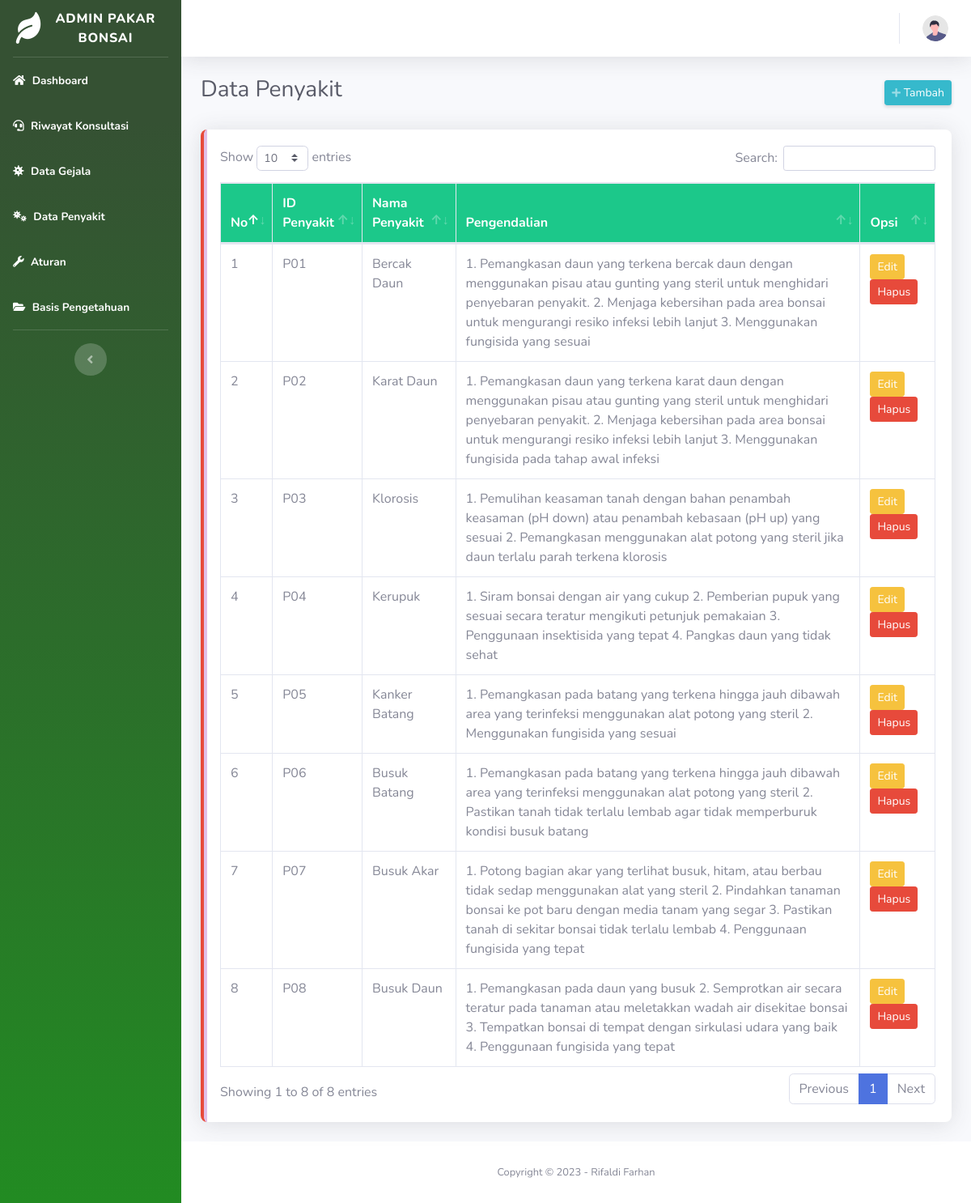
Screenshot of /Admin/Penyakit (signed in) with the database file from the repository.
### tables this page shows
CREATE TABLE `penyakit` (
  `id_penyakit` varchar(10) NOT NULL,
  `nama_penyakit` varchar(100) NOT NULL,
  `pengendalian` text NOT NULL
);

### application/modules/Admin/controllers/Penyakit.php (called while the page is built, shortened)
<?php
class Penyakit extends CI_Controller
{
  function __construct()
  {
    $this->load->model("M_penyakit");
  }
  public function index()
  {
    $data = array(
      'list_penyakit' => $this->M_penyakit->getAll()->result(),
      'content' => 'Admin/penyakit/index.php'
    );
    $this->load->view('template_admin/template_admin', $data);
  }
}

### index.php (called while the page is built, shortened)
<?php
require_once BASEPATH.'core/CodeIgniter.php';

### application/models/M_penyakit.php (called while the page is built, shortened)
<?php
class M_penyakit extends CI_Model
{
	function getAll()
	{
		return $this->db->get('penyakit');
	}
}

### application/modules/Admin/views/penyakit/index.php (the view, shortened to what this page needs)
<div class="container-fluid">
  <div class="d-sm-flex align-items-center justify-content-between mb-4">
    <h1 class="h3 mb-2 text-gray-800">Data Penyakit</h1>
    <a href="<?php echo base_url('Admin/Penyakit/tambah') ?>" class="d-none d-sm-inline-block btn btn-sm btn-info shadow-sm">
      <i class="fas fa-plus fa-sm text-white-50"></i> Tambah</a>
  </div>
  <div class="card border-left-danger shadow mb-4">
    <div class="card-body">
      <div class="table-responsive">
        <table class="table table-bordered" id="dataTable" width="100%" cellspacing="0">
          <thead class="bg-success text-white">
            <tr>
              <th>No</th>
              <th>ID Penyakit</th>
              <th>Nama Penyakit</th>
              <th>Pengendalian</th>
              <th>Opsi</th>
            </tr>
          </thead>
          <?php $no = 1;
          foreach ($list_penyakit as $data) : ?>
            <tr>
              <td><?php echo $no++ ?></td>
              <td><?php echo $data->id_penyakit ?></td>
              <td><?php echo $data->nama_penyakit ?></td>
              <td><?php echo $data->pengendalian ?></td>
              <td>
                <a href=<?php echo base_url('Admin/Penyakit/edit/' . $data->id_penyakit) ?> class="btn btn-warning btn-sm">Edit</a>
                <a href=<?php echo base_url('Admin/Penyakit/delete/' . $data->id_penyakit) ?> class="btn btn-danger btn-sm">Hapus</a>
              </td>
            </tr>
          <?php endforeach; ?>
        </table>
      </div>
    </div>
  </div>
</div>

### desain/custom/css/mycss.css (style rules this page uses)
.card { border:none; position:relative; overflow:hidden; border-radius:8px; cursor:pointer; }
.card:before { content:""; position:absolute; left:0; top:0; width:4px; height:100%; background-color:#E1BEE7; transform:scaleY(1); transition:all 0.5s; transform-origin: bottom }
.card:after { content:""; position:absolute; left:0; top:0; width:4px; height:100%; background-color:#27583a; transform:scaleY(0); transition:all 0.5s; transform-origin: bottom }

### rows the page displays
penyakit: id_penyakit "P01", nama_penyakit "Bercak Daun", pengendalian "1. Pemangkasan daun yang terkena bercak daun dengan menggunakan pisau atau gunting yang steril untuk menghidari penyebaran penyakit. 2. Menjaga kebersihan pada area bonsai untuk mengurangi resiko infeksi lebih lanjut 3. Menggunakan fungisida yang sesuai"
penyakit: id_penyakit "P02", nama_penyakit "Karat Daun", pengendalian "1. Pemangkasan daun yang terkena karat daun dengan menggunakan pisau atau gunting yang steril untuk menghidari penyebaran penyakit. 2. Menjaga kebersihan pada area bonsai untuk mengurangi resiko infeksi lebih lanjut 3. Menggunakan fungisida pada tahap awal infeksi"
penyakit: id_penyakit "P03", nama_penyakit "Klorosis", pengendalian "1. Pemulihan keasaman tanah dengan bahan penambah keasaman (pH down) atau penambah kebasaan (pH up) yang sesuai 2. Pemangkasan menggunakan alat potong yang steril jika daun terlalu parah terkena klorosis"
penyakit: id_penyakit "P04", nama_penyakit "Kerupuk", pengendalian "1. Siram bonsai dengan air yang cukup 2. Pemberian pupuk yang sesuai secara teratur mengikuti petunjuk pemakaian 3. Penggunaan insektisida yang tepat 4. Pangkas daun yang tidak sehat"
penyakit: id_penyakit "P05", nama_penyakit "Kanker Batang", pengendalian "1. Pemangkasan pada batang yang terkena hingga jauh dibawah area yang terinfeksi menggunakan alat potong yang steril 2. Menggunakan fungisida yang sesuai"
penyakit: id_penyakit "P06", nama_penyakit "Busuk Batang", pengendalian "1. Pemangkasan pada batang yang terkena hingga jauh dibawah area yang terinfeksi menggunakan alat potong yang steril 2. Pastikan tanah tidak terlalu lembab agar tidak memperburuk kondisi busuk batang"
penyakit: id_penyakit "P07", nama_penyakit "Busuk Akar", pengendalian "1. Potong bagian akar yang terlihat busuk, hitam, atau berbau tidak sedap menggunakan alat yang steril 2. Pindahkan tanaman bonsai ke pot baru dengan media tanam yang segar 3. Pastikan tanah di sekitar bonsai tidak terlalu lembab 4. Penggunaan fungisida yang tepat"
penyakit: id_penyakit "P08", nama_penyakit "Busuk Daun", pengendalian "1. Pemangkasan pada daun yang busuk 2. Semprotkan air secara teratur pada tanaman atau meletakkan wadah air disekitae bonsai 3. Tempatkan bonsai di tempat dengan sirkulasi udara yang baik 4. Penggunaan fungisida yang tepat"
